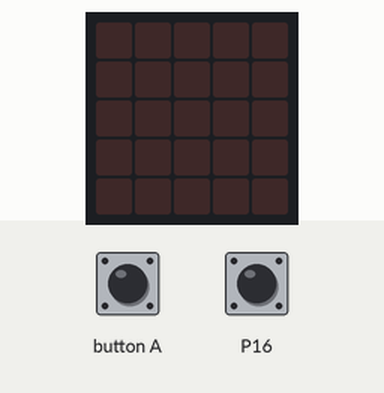
Simulated run of this program. Board: BBC micro:bit (MakeCode). Parts: the board's 5×5 LED display. The test bench sets the inputs (shaded band); at power-on: P16 LOW.

Above: at 1.2 s.
1.3 s: P16 pulled HIGH for 0.15 s
At 1.8 s:
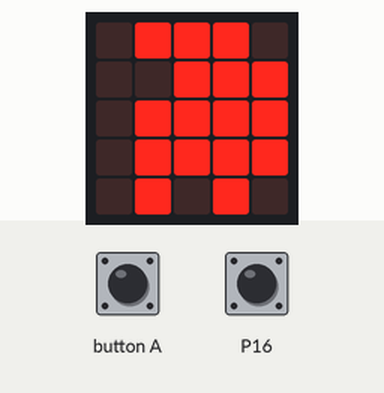
2.9 s: button A pressed for 0.15 s
At 3.6 s:
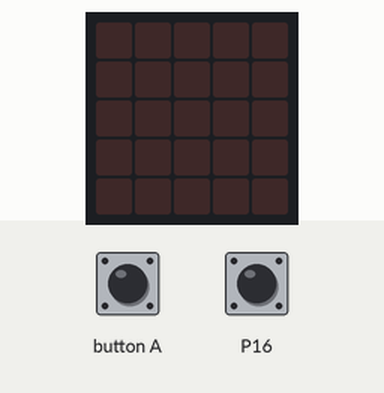
4.5 s: P16 pulled HIGH for 1 s
At 5.6 s:
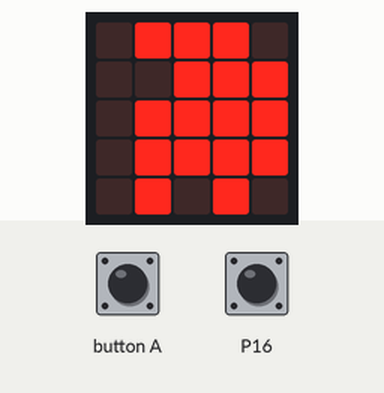
7.0 s: button A pressed for 1 s
At 8.3 s:
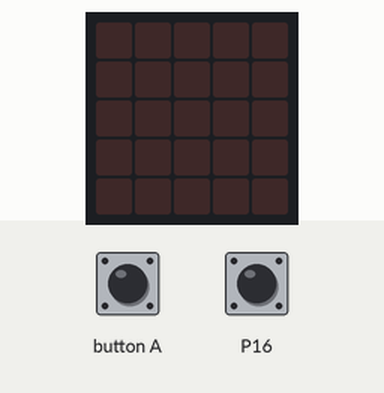
Timing chart, 0 to 10.0 s (numbered marks = the images above; inputs shaded):
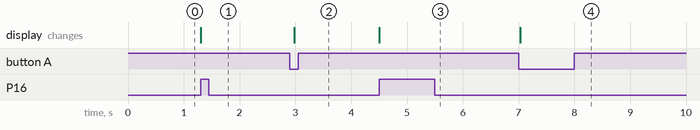

The program:

main.ts
```typescript
let faiseau = 0
let active = 0
basic.forever(function () {
    faiseau = pins.digitalReadPin(DigitalPin.P16)
    if (input.buttonIsPressed(Button.A)) {
        active = 0
    }
    if (faiseau == 1) {
        active = 1
    }
    if (active == 1) {
        basic.showLeds(`
            . # # # .
            . . # # #
            . # # # #
            . # # # #
            . # . # .
            `)
    } else {
        basic.clearScreen()
    }
})
```

test.ts
```typescript
// les tests vont ici ; cela ne sera pas compilé si ce paquet est utilisé en tant qu'extension.
```

Measured:
- after the input at 1.3 s, the display: changes at once (image 1)
- after the input at 2.9 s, the display: changes after 0.08 s (image 2)
- after the input at 4.5 s, the display: changes at once (image 3)
- after the input at 7.0 s, the display: changes at once (image 4)
